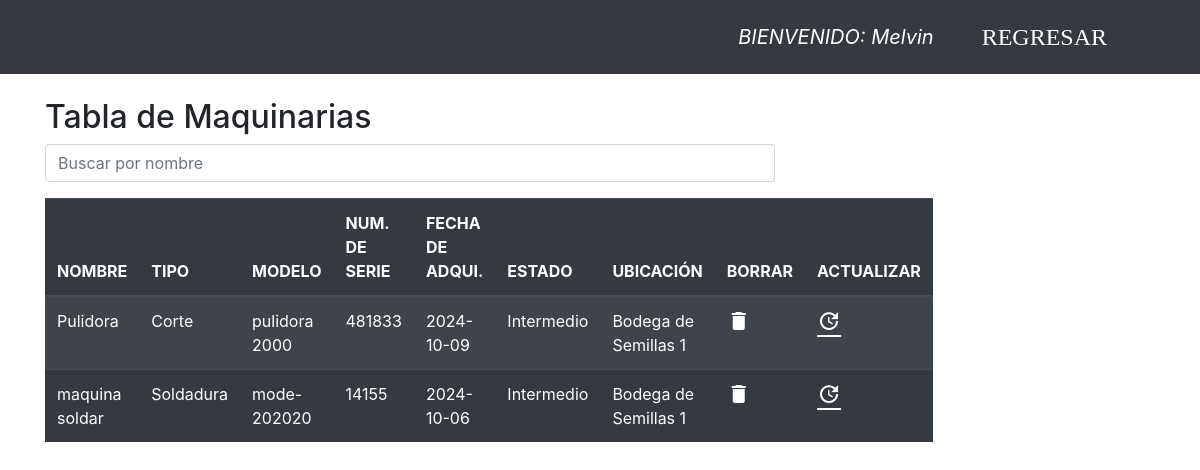
Page /maquinaria/verMaquinaria.php (signed in) on the committed database.
### tables this page shows
CREATE TABLE `usuarios` (
  `correo` varchar(240) NOT NULL,
  `clave` varchar(50) NOT NULL,
  `tipo_usuario` varchar(25) NOT NULL,
  `nombre` varchar(50) NOT NULL,
  `id` int(11) NOT NULL
);

CREATE TABLE `maquinarias` (
  `id` int(11) NOT NULL,
  `nombre` varchar(100) NOT NULL,
  `tipo` varchar(50) DEFAULT NULL,
  `modelo` varchar(50) DEFAULT NULL,
  `numero_serie` varchar(50) DEFAULT NULL,
  `fecha_adquisicion` date DEFAULT NULL,
  `estado` varchar(20) DEFAULT NULL,
  `ubicacion` varchar(100) DEFAULT NULL
);

### maquinaria/verMaquinaria.php (the view, shortened to what this page needs)
<?php
include("../conexion.php");
?>
<?php
$usuario = $_SESSION['u_usuario'];
$proceso = mysqli_query($db, "SELECT * FROM usuarios WHERE correo='$usuario'  ");
$resultado = mysqli_fetch_array($proceso);
$administrador = $resultado['nombre'];
?>
<!DOCTYPE html>
<html lang="en">
<head>
    <link rel="stylesheet" href="../bootstrap/bootstrap.min.css">
    <link rel="stylesheet" href="css/bootstrap/css/bootstrap.min.css">
    <link rel="stylesheet" href="https://stackpath.bootstrapcdn.com/bootstrap/4.5.2/css/bootstrap.min.css">
</head>
<body>
  <nav class="navbar navbar-expand-md navbar-dark  bg-dark ">
    <div class="container">
      <div class=" collapse navbar-collapse" id="navegar">
        <ul class="navbar nav  ml-auto">
          <li class="nav-item">
            <a class="navbar-brand nav-link " href="principal.php">
            </a>
          </li>
          <li class="nav-item"><a class=" navbar-brand nav-link"><i>BIENVENIDO: <?php echo $administrador  ?></i></a></li>
          <li class="nav-item"><a class=" navbar-brand nav-link" href="crearMaquinaria.php"><i class="material-icons">REGRESAR</i></a></li>
        </ul>
      </div>
    </div>
  </nav>
  <div class="container pt-4">
    <div class="row">
      <div class="col-8">
        <h2>Tabla de Maquinarias</h2>
        <input class="form-control mb-3" id="searchInput" type="text" placeholder="Buscar por nombre" onkeyup="filterTable()">
        <table id="userTable" class="table table-striped table-dark">
          <thead>
            <tr>
              <th scope="col">NOMBRE</th>
              <th scope="col">TIPO</th>
              <th scope="col">MODELO</th>
              <th scope="col">NUM. DE SERIE</th>
              <th scope="col">FECHA DE ADQUI.</th>
              <th scope="col">ESTADO</th>
              <th scope="col">UBICACIÓN</th>
              <th scope="col">BORRAR</th>
              <th scope="col">ACTUALIZAR</th>
            </tr>
            <thead>
            <tbody>
              <?php
              $mostrar = mysqli_query($db, "select * from maquinarias");
              if ($mostrar->num_rows > 0) {
                while ($registro = mysqli_fetch_array($mostrar)) {
              ?>
                  <tr>
                    <td><?php echo   $registro['nombre']; ?></td>
                    <td><?php echo   $registro['tipo']; ?></td>
                    <td><?php echo   $registro['modelo']; ?></td>
                    <td><?php echo   $registro['numero_serie']; ?></td>
                    <td><?php echo   $registro['fecha_adquisicion']; ?></td>
                    <td><?php echo   $registro['estado']; ?></td>
                    <td><?php echo   $registro['ubicacion']; ?></td>
                    <td><a href="eliminar_maquinaria.php?id=<?php echo $registro['id'] ?>"><i style="color:white;" class="material-icons">delete</i></a></td>
                    <td><a href="update_maquinaria.php?id=<?php echo $registro['id'] ?>"><i style="color:white;" class="material-icons"><U>update</U></i></a></td>
                  </tr>
              <?php
                }
              } else {
                echo "No hay maquinarias aguardas en la base de datos";
              }
              ?>
            </tbody>
        </table>
      </div>
    </div>
  </div>
</body>
</html>

### rows in the picture
usuarios: nombre "Melvin"
maquinarias: nombre "Pulidora", tipo "Corte", modelo "pulidora 2000", numero_serie "481833", fecha_adquisicion "2024-10-09", estado "Intermedio", ubicacion "Bodega de Semillas 1"
maquinarias: nombre "maquina soldar", tipo "Soldadura", modelo "mode-202020", numero_serie "14155", fecha_adquisicion "2024-10-06", estado "Intermedio", ubicacion "Bodega de Semillas 1"
